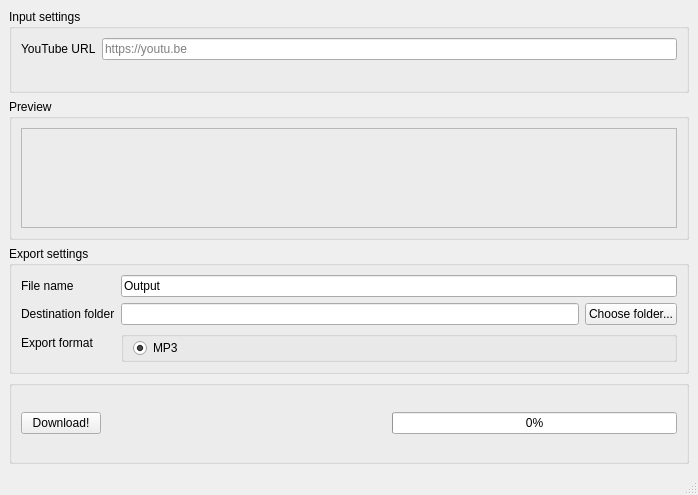
<?xml version="1.0" encoding="UTF-8"?>
<ui version="4.0">
 <class>MainWindow</class>
 <widget class="QMainWindow" name="MainWindow">
  <property name="geometry">
   <rect>
    <x>0</x>
    <y>0</y>
    <width>698</width>
    <height>495</height>
   </rect>
  </property>
  <property name="windowTitle">
   <string>MainWindow</string>
  </property>
  <widget class="QWidget" name="centralwidget">
   <layout class="QVBoxLayout" name="verticalLayout_2">
    <item>
     <widget class="QGroupBox" name="groupBox">
      <property name="title">
       <string>Input settings</string>
      </property>
      <layout class="QFormLayout" name="formLayout_2">
       <item row="0" column="0">
        <widget class="QLabel" name="label">
         <property name="text">
          <string>YouTube URL</string>
         </property>
         <property name="buddy">
          <cstring>URLField</cstring>
         </property>
        </widget>
       </item>
       <item row="0" column="1">
        <widget class="QLineEdit" name="URLField">
         <property name="placeholderText">
          <string>https://youtu.be</string>
         </property>
        </widget>
       </item>
      </layout>
     </widget>
    </item>
    <item>
     <widget class="QGroupBox" name="groupBox_5">
      <property name="title">
       <string>Preview</string>
      </property>
      <layout class="QVBoxLayout" name="verticalLayout">
       <item>
        <widget class="QFrame" name="frame">
         <property name="minimumSize">
          <size>
           <width>100</width>
           <height>100</height>
          </size>
         </property>
         <property name="frameShape">
          <enum>QFrame::StyledPanel</enum>
         </property>
         <property name="frameShadow">
          <enum>QFrame::Raised</enum>
         </property>
        </widget>
       </item>
      </layout>
     </widget>
    </item>
    <item>
     <widget class="QGroupBox" name="groupBox_2">
      <property name="title">
       <string>Export settings</string>
      </property>
      <layout class="QFormLayout" name="formLayout">
       <item row="1" column="1">
        <layout class="QHBoxLayout" name="horizontalLayout_2">
         <item>
          <widget class="QLineEdit" name="DestinationPath"/>
         </item>
         <item>
          <widget class="QPushButton" name="ChooseFolderButton">
           <property name="text">
            <string>Choose folder...</string>
           </property>
          </widget>
         </item>
        </layout>
       </item>
       <item row="1" column="0">
        <widget class="QLabel" name="DestinationLabel">
         <property name="text">
          <string>Destination folder</string>
         </property>
         <property name="buddy">
          <cstring>DestinationPath</cstring>
         </property>
        </widget>
       </item>
       <item row="2" column="0">
        <widget class="QLabel" name="exporFormattLabel">
         <property name="text">
          <string>Export format</string>
         </property>
         <property name="buddy">
          <cstring>radioButton</cstring>
         </property>
        </widget>
       </item>
       <item row="2" column="1">
        <widget class="QGroupBox" name="groupBox_3">
         <property name="title">
          <string notr="true"/>
         </property>
         <layout class="QHBoxLayout" name="horizontalLayout">
          <property name="topMargin">
           <number>0</number>
          </property>
          <property name="bottomMargin">
           <number>0</number>
          </property>
          <item>
           <widget class="QRadioButton" name="radioButton">
            <property name="text">
             <string>MP3</string>
            </property>
            <property name="checked">
             <bool>true</bool>
            </property>
           </widget>
          </item>
         </layout>
        </widget>
       </item>
       <item row="0" column="0">
        <widget class="QLabel" name="label_2">
         <property name="text">
          <string>File name</string>
         </property>
         <property name="buddy">
          <cstring>lineEdit_2</cstring>
         </property>
        </widget>
       </item>
       <item row="0" column="1">
        <widget class="QLineEdit" name="lineEdit_2">
         <property name="text">
          <string>Output</string>
         </property>
        </widget>
       </item>
      </layout>
     </widget>
    </item>
    <item>
     <widget class="QGroupBox" name="groupBox_4">
      <property name="title">
       <string/>
      </property>
      <layout class="QHBoxLayout" name="horizontalLayout_3">
       <item>
        <widget class="QPushButton" name="DownloadButton">
         <property name="text">
          <string>Download!</string>
         </property>
        </widget>
       </item>
       <item>
        <spacer name="horizontalSpacer">
         <property name="orientation">
          <enum>Qt::Horizontal</enum>
         </property>
         <property name="sizeHint" stdset="0">
          <size>
           <width>40</width>
           <height>20</height>
          </size>
         </property>
        </spacer>
       </item>
       <item>
        <widget class="QProgressBar" name="DownloadProgress">
         <property name="value">
          <number>0</number>
         </property>
        </widget>
       </item>
      </layout>
     </widget>
    </item>
   </layout>
  </widget>
  <widget class="QMenuBar" name="menubar">
   <property name="geometry">
    <rect>
     <x>0</x>
     <y>0</y>
     <width>698</width>
     <height>22</height>
    </rect>
   </property>
  </widget>
  <widget class="QStatusBar" name="statusbar"/>
 </widget>
 <resources/>
 <connections/>
</ui>
